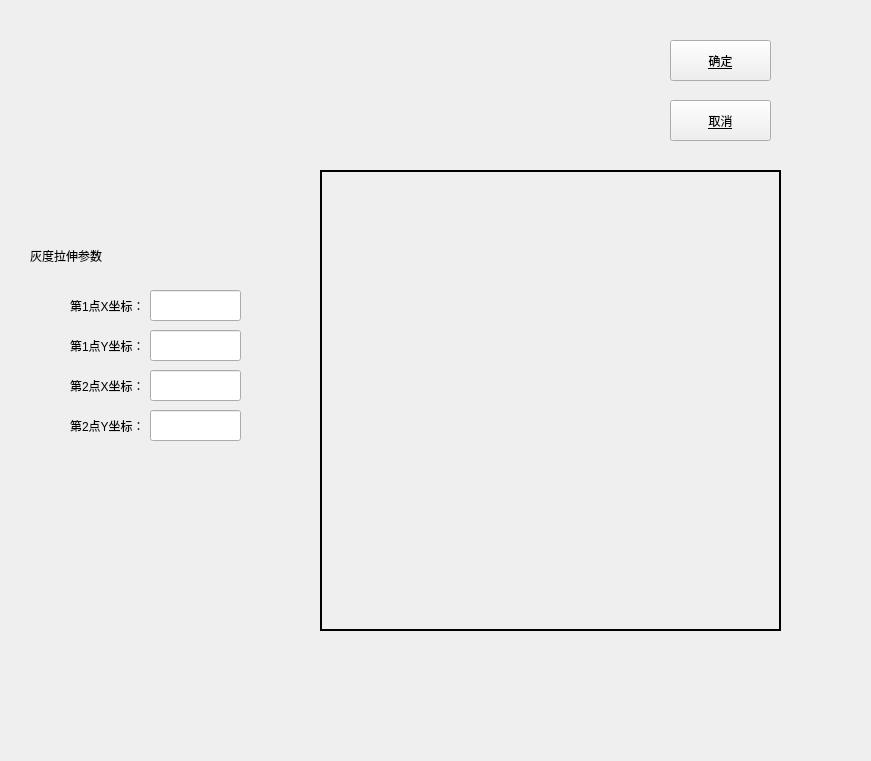
<?xml version="1.0" encoding="UTF-8"?>
<ui version="4.0">
 <class>grayScaleClassClass</class>
 <widget class="QWidget" name="grayScaleClassClass">
  <property name="geometry">
   <rect>
    <x>0</x>
    <y>0</y>
    <width>871</width>
    <height>761</height>
   </rect>
  </property>
  <property name="windowTitle">
   <string>grayScaleClass</string>
  </property>
  <widget class="QLabel" name="label_showProcessImage">
   <property name="geometry">
    <rect>
     <x>320</x>
     <y>170</y>
     <width>461</width>
     <height>461</height>
    </rect>
   </property>
   <property name="frameShape">
    <enum>QFrame::Box</enum>
   </property>
   <property name="lineWidth">
    <number>2</number>
   </property>
   <property name="text">
    <string/>
   </property>
  </widget>
  <widget class="QLabel" name="label">
   <property name="geometry">
    <rect>
     <x>70</x>
     <y>290</y>
     <width>81</width>
     <height>31</height>
    </rect>
   </property>
   <property name="text">
    <string>第1点X坐标：</string>
   </property>
  </widget>
  <widget class="QLabel" name="label_2">
   <property name="geometry">
    <rect>
     <x>70</x>
     <y>330</y>
     <width>81</width>
     <height>31</height>
    </rect>
   </property>
   <property name="text">
    <string>第1点Y坐标：</string>
   </property>
  </widget>
  <widget class="QLabel" name="label_3">
   <property name="geometry">
    <rect>
     <x>70</x>
     <y>370</y>
     <width>81</width>
     <height>31</height>
    </rect>
   </property>
   <property name="text">
    <string>第2点X坐标：</string>
   </property>
  </widget>
  <widget class="QLabel" name="label_4">
   <property name="geometry">
    <rect>
     <x>70</x>
     <y>410</y>
     <width>81</width>
     <height>31</height>
    </rect>
   </property>
   <property name="text">
    <string>第2点Y坐标：</string>
   </property>
  </widget>
  <widget class="QLineEdit" name="oneXlineEdit">
   <property name="geometry">
    <rect>
     <x>150</x>
     <y>290</y>
     <width>91</width>
     <height>31</height>
    </rect>
   </property>
  </widget>
  <widget class="QLineEdit" name="oneYlineEdit">
   <property name="geometry">
    <rect>
     <x>150</x>
     <y>330</y>
     <width>91</width>
     <height>31</height>
    </rect>
   </property>
  </widget>
  <widget class="QLineEdit" name="twoXlineEdit">
   <property name="geometry">
    <rect>
     <x>150</x>
     <y>370</y>
     <width>91</width>
     <height>31</height>
    </rect>
   </property>
  </widget>
  <widget class="QLineEdit" name="twoYlineEdit">
   <property name="geometry">
    <rect>
     <x>150</x>
     <y>410</y>
     <width>91</width>
     <height>31</height>
    </rect>
   </property>
  </widget>
  <widget class="QPushButton" name="enterpushButton">
   <property name="geometry">
    <rect>
     <x>670</x>
     <y>40</y>
     <width>101</width>
     <height>41</height>
    </rect>
   </property>
   <property name="styleSheet">
    <string notr="true">font: 9pt &quot;Adobe Arabic&quot;;
text-decoration: underline;</string>
   </property>
   <property name="text">
    <string>确定</string>
   </property>
  </widget>
  <widget class="QPushButton" name="cancelpushButton">
   <property name="geometry">
    <rect>
     <x>670</x>
     <y>100</y>
     <width>101</width>
     <height>41</height>
    </rect>
   </property>
   <property name="styleSheet">
    <string notr="true">font: 9pt &quot;Adobe Arabic&quot;;
text-decoration: underline;</string>
   </property>
   <property name="text">
    <string>取消</string>
   </property>
  </widget>
  <widget class="QLabel" name="label_5">
   <property name="geometry">
    <rect>
     <x>30</x>
     <y>240</y>
     <width>91</width>
     <height>31</height>
    </rect>
   </property>
   <property name="text">
    <string>灰度拉伸参数</string>
   </property>
  </widget>
 </widget>
 <layoutdefault spacing="6" margin="11"/>
 <resources/>
 <connections/>
</ui>
